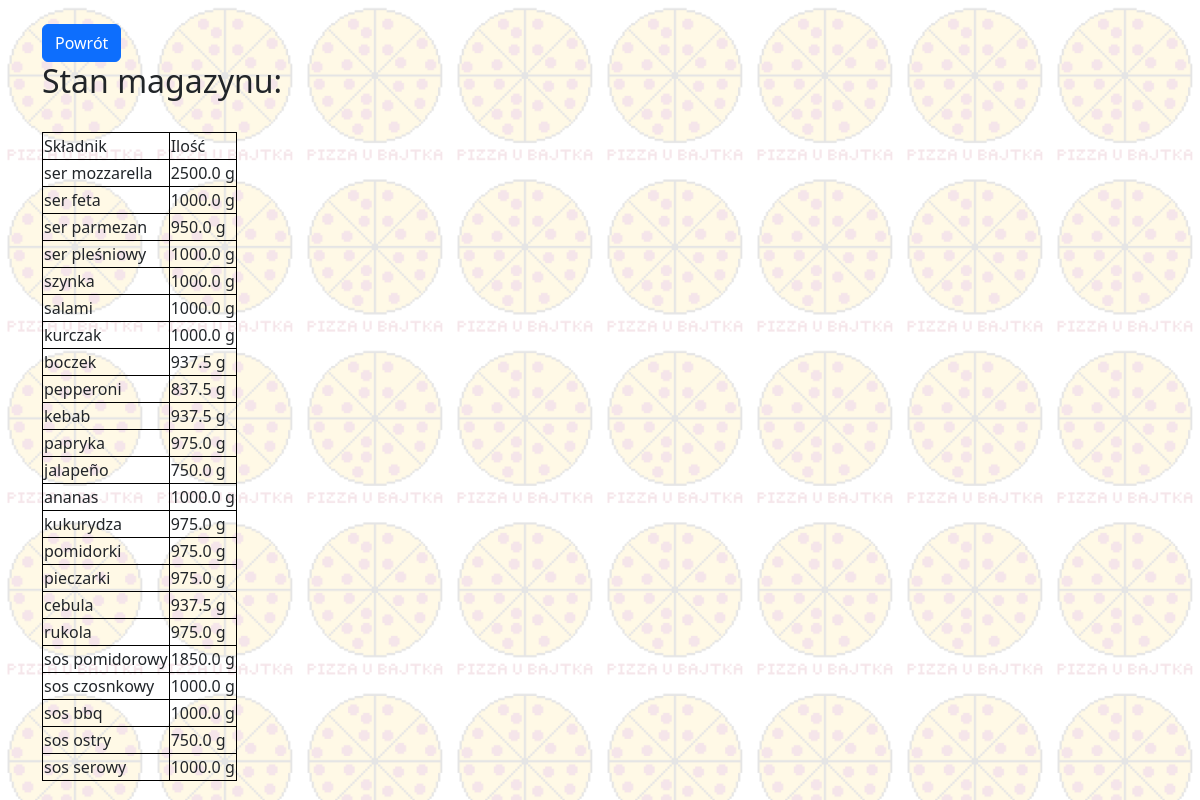
Screenshot of /warehouse with the database file from the repository.
### Pizzeria/models.py (models this page shows, shortened)
class Product(models.Model):
    name = models.CharField(max_length=256, unique=True, null=False)
    volume = models.FloatField(null=False)

### Pizzeria/views.py (the view)
# urls.py: path('warehouse', views.warehouse, name="warehouse"),
def warehouse(request):
    return render(request, 'warehouse.html', {'all': Product.objects.all})

### Pizzeria/templates/warehouse.html (shortened to what this page needs)
{% extends 'base.html' %}
{% block content %}
<br>
<a href="{% url 'home' %}" class="btn btn-primary" role="button">Powrót</a>
<br>
<h2>Stan magazynu:</h2>
<br>
<table>
    <tr>
        <td>
            Składnik
        </td>
        <td>
            Ilość
        </td>
    </tr>
    {% for item in all %}
    <tr>
        <td>
            {{ item.name }}
        </td>
        <td>
        {{ item.volume }} g
        </td>
        {% endfor %}
    </tr>
</table>
{% endblock %}

### Pizzeria/templates/base.html (shortened to what this page needs)
<!doctype html>
<html lang="en">
{% load static %}
<head>
    <link href="https://cdn.jsdelivr.net/npm/bootstrap@5.3.0-alpha1/dist/css/bootstrap.min.css" rel="stylesheet"
>
</head>
<body>
    <div class="container">
        {% block content %}
        {% endblock %}
    </div>
</body>
</html>

### Pizzeria/templates/warehouse.html (style rules this page uses)
table, td { border:1px solid black; }

### rows the page displays
Product: name "ser mozzarella", volume "2500.0"
Product: name "ser feta", volume "1000.0"
Product: name "ser parmezan", volume "950.0"
Product: name "ser pleśniowy", volume "1000.0"
Product: name "szynka", volume "1000.0"
Product: name "salami", volume "1000.0"
Product: name "kurczak", volume "1000.0"
Product: name "boczek", volume "937.5"
Product: name "pepperoni", volume "837.5"
Product: name "kebab", volume "937.5"
Product: name "papryka", volume "975.0"
Product: name "jalapeño", volume "750.0"
Product: name "ananas", volume "1000.0"
Product: name "kukurydza", volume "975.0"
Product: name "pomidorki", volume "975.0"
Product: name "pieczarki", volume "975.0"
Product: name "cebula", volume "937.5"
Product: name "rukola", volume "975.0"
Product: name "sos pomidorowy", volume "1850.0"
Product: name "sos czosnkowy", volume "1000.0"
Product: name "sos bbq", volume "1000.0"
Product: name "sos ostry", volume "750.0"
Product: name "sos serowy", volume "1000.0"
